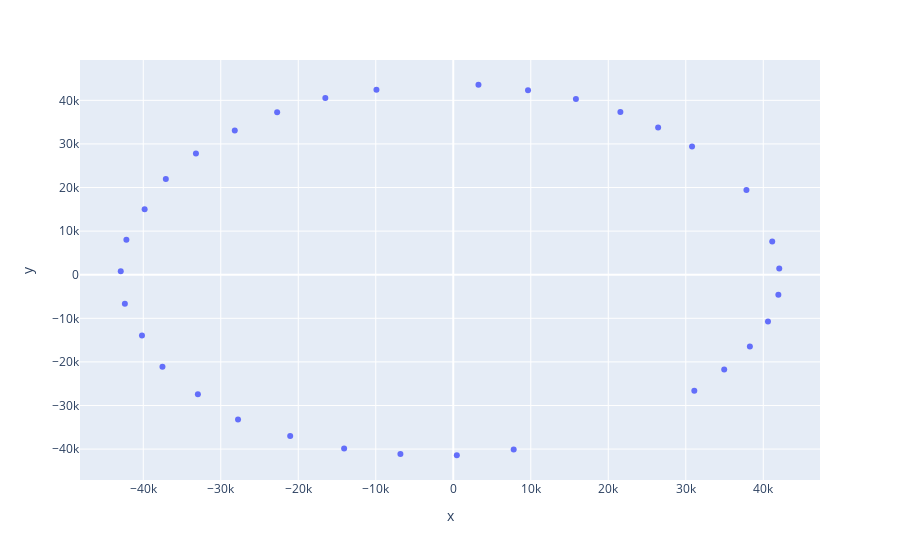

The notebook cell saved with this chart:
### Markdown cell above
# Figure 1

### Code cell
fig = px.scatter(x=data[:,0], y=data[:,1],hover_name=laser_names)
fig.show()

### Figure 1 — Plotly figure (JSON) as saved in the notebook; plotly's stock layout.template omitted (floating-point values rounded to 4 significant figures)
{"data": [{"hovertemplate": "<b>%{hovertext}</b><br><br>x=%{x}<br>y=%{y}<extra></extra>", "hovertext": [1, 2, 3, 4, 5, 39, 7, 8, 9, 10, 11, 12, 14, 15, 16, 17, 18, 19, 20, 22, 23, 24, 25, 27, 28, 30, 32, 33, 34, 35, 36, 37, 38], "legendgroup": "", "marker": {"color": "#636efa", "symbol": "circle"}, "mode": "markers", "name": "", "orientation": "v", "showlegend": false, "type": "scatter", "x": [7796.0, 460.4, -6819.0, -14080.0, -21040.0, -27770.0, -32950.0, -37520.0, -40160.0, -42370.0, -42900.0, -42170.0, -39820.0, -37080.0, -33200.0, -28190.0, -22720.0, -16510.0, -9910.0, 3251.0, 9647.0, 15820.0, 21560.0, 26430.0, 30810.0, 37830.0, 41150.0, 42060.0, 41940.0, 40610.0, 38270.0, 34960.0, 31100.0], "xaxis": "x", "y": [-40100.0, -41410.0, -41120.0, -39860.0, -37020.0, -33200.0, -27390.0, -21110.0, -13960.0, -6670.0, 780.3, 8019.0, 15030.0, 21930.0, 27820.0, 33060.0, 37250.0, 40530.0, 42450.0, 43570.0, 42330.0, 40310.0, 37310.0, 33790.0, 29380.0, 19410.0, 7595.0, 1449.0, -4599.0, -10760.0, -16450.0, -21730.0, -26610.0], "yaxis": "y"}], "layout": {"legend": {"tracegroupgap": 0}, "margin": {"t": 60}, "xaxis": {"anchor": "y", "domain": [0, 1], "title": {"text": "x"}}, "yaxis": {"anchor": "x", "domain": [0, 1], "title": {"text": "y"}}}}
